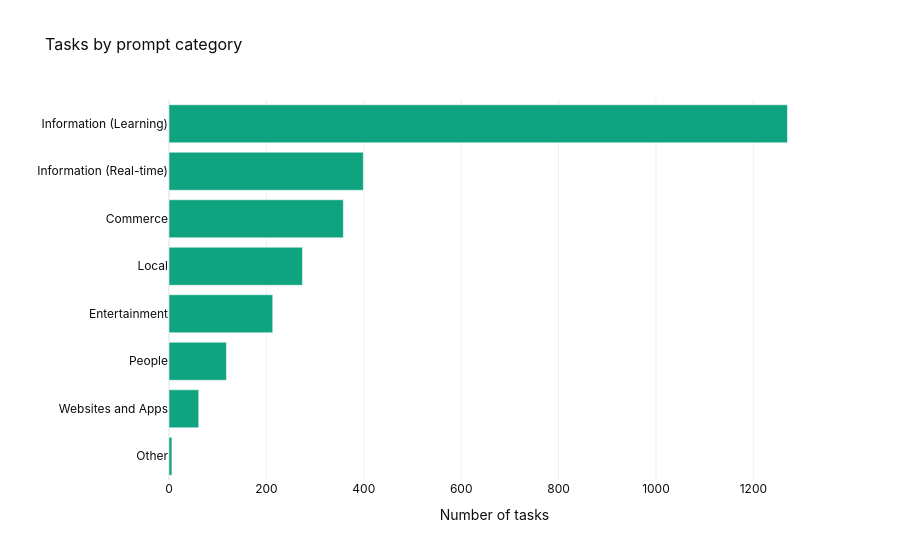

The notebook cell this image was saved under:
### Markdown cell above
### 4.5 Prompt categories

### Code cell
cat_counts = df["prompt_category"].value_counts().reset_index()
cat_counts.columns = ["category", "count"]
fig = px.bar(
    cat_counts, x="count", y="category", orientation="h",
    template=PLOTLY_TEMPLATE, color_discrete_sequence=[COLOR_A],
    title="Tasks by prompt category",
    labels={"count":"Number of tasks","category":""},
)
fig.update_layout(yaxis=dict(categoryorder="total ascending"))
fig.show()

### Figure 1 — Plotly figure (JSON) as saved in the notebook; plotly's stock layout.template omitted (floating-point values rounded to 4 significant figures)
{"data": [{"hovertemplate": "Number of tasks=%{x}<br>=%{y}<extra></extra>", "legendgroup": "", "marker": {"color": "#10A37F", "pattern": {"shape": ""}}, "name": "", "orientation": "h", "showlegend": false, "textposition": "auto", "type": "bar", "x": [1270, 399, 358, 274, 213, 118, 61, 6], "xaxis": "x", "y": ["Information (Learning)", "Information (Real-time)", "Commerce", "Local", "Entertainment", "People", "Websites and Apps", "Other"], "yaxis": "y"}], "layout": {"barmode": "relative", "legend": {"tracegroupgap": 0}, "title": {"text": "Tasks by prompt category"}, "xaxis": {"anchor": "y", "domain": [0, 1], "title": {"text": "Number of tasks"}}, "yaxis": {"anchor": "x", "categoryorder": "total ascending", "domain": [0, 1], "title": {"text": ""}}}}
